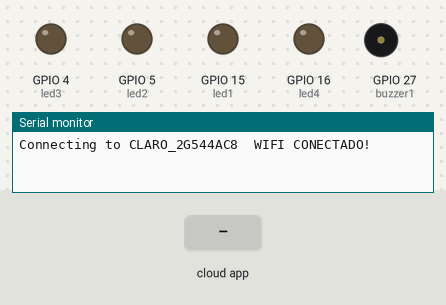
Simulated run of this sketch. Board: ESP32. On the bench: output pins drawn as LEDs (lit = HIGH), buzzer (waves = sounding, pin HIGH), the last lines printed to the serial monitor. Inputs (shaded band) come from the test bench. WiFi joins after 1.5 s; servers stay silent unless stated; the local clock reads 2024-03-15 10:24:30 at power-on unless the sketch sets it; the Firebase database answers and starts empty.

Above: at 2.2 s.
2.3 s: the phone or cloud app sets hora to 1
At 7.1 s:
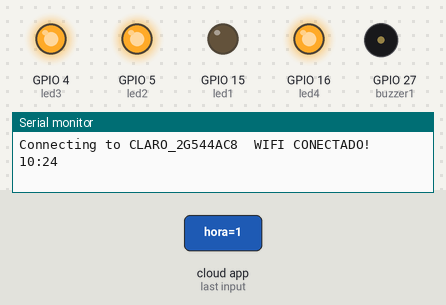
Timing chart, 0 to 10.7 s (numbered marks = the images above; inputs shaded):
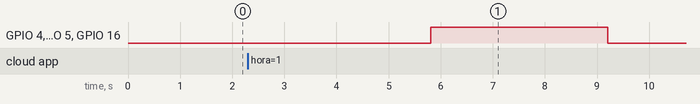

The sketch:

teste11.ino
```cpp
//TIMESTAMP: ACIONAMENTO LED POR TEMPO

//Bibliotecas
#include <NTPClient.h>  // Biblioteca do NTP.
#include <WiFi.h>       // Biblioteca do WiFi.
#include <IOXhop_FirebaseESP32.h>
#include <ArduinoJson.h>
#include "pitches.h"

#define FIREBASE_HOST "https://projetoaulaextra-64b8d-default-rtdb.firebaseio.com"
#define FIREBASE_AUTH "XWj6EaNcf9tpwxrAjAM995NJxDjZSceyxjIiLyjd"
#define WIFI_SSID "CLARO_2G544AC8"
#define WIFI_PASSWORD "96544AC8"

//Conexão com wifi
const char* ssid = "CLARO_2G544AC8";
const char* password = "96544AC8";


// --------------Configuração de relógio online -------------------
const char* ntpServer1 = "c.st1.ntp.br"; //Endereço 1
const char* ntpServer2 = "pool.ntp.org";//Endereço 2
const long gmtOffset_sec = 0;
const int daylightOffset_sec = -3600*3;

int hrs = 0;
int mins = 0;

int Ch1;
int Cm1;
int Ch2;
int Cm2;
int Ch3;
int Cm3;
int Ch4;
int Cm4;
int hora[4];
int minuto[4];
int horamedi[4];
int minmedi[4];
unsigned long tempoAtual     = 0;
unsigned long tempoAnterior1 = 0;
unsigned long tempoAnterior2 = 0;


struct tm timeinfo;

int led1 = 15;
int led2 = 5;                      // definição dos pinos de saidas
int led3 = 4;
int led4 = 16;
int buzzer1 = 27;

int melody[] = {

  NOTE_C4, NOTE_G3, NOTE_G3, NOTE_A3, NOTE_G3, 0, NOTE_B3, NOTE_C4
};

// note durations: 4 = quarter note, 8 = eighth note, etc.:
int noteDurations[] = {

  4, 8, 8, 4, 4, 4, 4, 4
};


void printLocalTime() {

  if (!getLocalTime(&timeinfo)) {
    Serial.println("Não foi possivel obter o tempo");
    return;
  } //Caso não consiga buscar o horario
  Serial.println(&timeinfo, "%H:%M");  //Saida horario monitor serial

  delay(1000);
}


void setup() {
  Serial.begin(115200);

  configTime(gmtOffset_sec, daylightOffset_sec, ntpServer1, ntpServer2); //Configuração Time

  pinMode(led1, OUTPUT);  //Define o pino como saída
  // digitalWrite(led1, LOW);
  pinMode(led2, OUTPUT);
  // digitalWrite(led2, LOW);
  pinMode(led3, OUTPUT);
  // digitalWrite(led3, LOW);
  pinMode(led4, OUTPUT);
  // digitalWrite(led3, LOW);
  pinMode(buzzer1, OUTPUT);

  Serial.printf("Connecting to %s ", ssid);
  WiFi.begin(ssid, password);

  Serial.println(" WIFI CONECTADO!");
  delay(1000);

  Firebase.begin(FIREBASE_HOST, FIREBASE_AUTH);


}

void AlarmTools(){

  Ch1 = Firebase.getInt("maleta/C1/hora");
  Cm1 = Firebase.getInt("maleta/C1/minu");
  Ch2 = Firebase.getInt("maleta/C2/hora");
  Cm2 = Firebase.getInt("maleta/C2/minu");

  Ch3 = Firebase.getInt("maleta/C3/hora");
  Cm3 = Firebase.getInt("maleta/C3/minu");
  Ch4 = Firebase.getInt("maleta/C4/hora");
  Cm4 = Firebase.getInt("maleta/C4/minu");

  hora[0] = Firebase.getInt("maleta/C1/adhoramed");
  minuto[0] = Firebase.getInt("maleta/C1/adminmed");

  hora[1] = Firebase.getInt("maleta/C2/adhoramed");
  minuto[1] = Firebase.getInt("maleta/C2/adminmed");

  hora[2] = Firebase.getInt("maleta/C3/adhoramed");
  minuto[2] = Firebase.getInt("maleta/C3/adminmed");

  hora[3] = Firebase.getInt("maleta/C4/adhoramed");
  minuto[3] = Firebase.getInt("maleta/C4/adminmed");


  hrs = timeinfo.tm_hour;
  mins = timeinfo.tm_min;

  horamedi[0] = Ch1 + hora[0];
  minmedi[0] = Cm1 + minuto[0];

  horamedi[1] = Ch2 + hora[1];
  minmedi[1] = Cm2 + minuto[1];

  horamedi[2] = Ch3 + hora[2];
  minmedi[2] = Cm3 + minuto[2];

  horamedi[3] = Ch4 + hora[3];
  minmedi[3] = Cm4 + minuto[3];


}


void loop()
{
 tempoAtual = millis();

// Executa a tarefa a cada 1 segundo.
  if (tempoAtual >= (tempoAnterior1 + 1000)) { // Verfica se passou 1 segundo.
    tempoAnterior1 = tempoAtual;               // atualiza a variavel de verificação de passagem de tempo.
    AlarmTools();                              // Verifica se ocorreu alguma atualização na temporização dos remédios.
  }

while(true){

  AlarmTools();

  if(hrs == horamedi[0] &&  mins == minmedi[0] ){
    digitalWrite(led1, HIGH);
    tone(buzzer1,1500);
    delay(500);

  //Desligando o buzzer.
    noTone(buzzer1);
    delay(500);
  }else{
    digitalWrite(led1,LOW);
  }
  if(hrs == horamedi[1] &&  mins == minmedi[1]){
    digitalWrite(led2, HIGH);
  }else{
    digitalWrite(led2,LOW);
  }
  if(hrs == horamedi[2] &&  mins == minmedi[2]){
    digitalWrite(led3, HIGH);
  }else{
    digitalWrite(led3,LOW);
  }
  if(hrs == horamedi[3] &&  mins == minmedi[3]){
    digitalWrite(led4, HIGH);
  }else{
    digitalWrite(led4,LOW);
  }


  // delay(1000);
  printLocalTime();
  }

}
```

Measured:
- after the input at 2.3 s, GPIO 15 (led1): stays LOW (without the input it goes to HIGH after 3.5 s)
